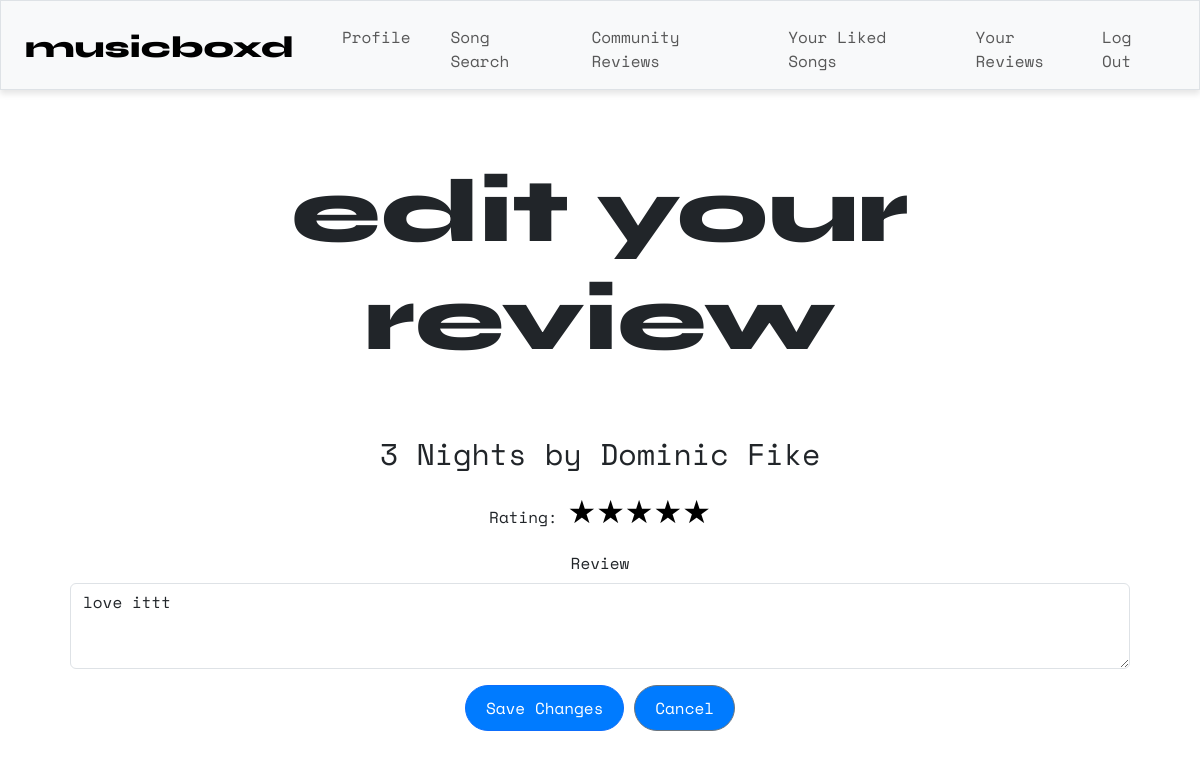
Screenshot of /edit_review/13 (signed in) with the database file from the repository.
### tables this page shows
CREATE TABLE songs ( id TEXT PRIMARY KEY, title TEXT NOT NULL, artist TEXT NOT NULL);

CREATE TABLE reviews ( id INTEGER PRIMARY KEY, review TEXT NOT NULL, rating INTEGER NOT NULL, user_id INTEGER NOT NULL, song_id TEXT NOT NULL, timestamp DATETIME DEFAULT CURRENT_TIMESTAMP, FOREIGN KEY (user_id) REFERENCES users (id), FOREIGN KEY (song_id) REFERENCES songs (id) );

### app.py (the view, shortened to what this page needs)
@app.route("/edit_review/<int:review_id>", methods=["GET", "POST"])
@login_required
def edit_review(review_id):
    try:
        review = db.execute("""
            SELECT reviews.*, songs.title AS song_title, songs.artist AS song_artist
            FROM reviews
            JOIN songs ON reviews.song_id = songs.id
            WHERE reviews.id = ? AND reviews.user_id = ?
        """, review_id, session["user_id"])
        if not review:
            error_message = "An error occurred while editing your review."
            return render_template("song.html", error_message=error_message, song_id=song_id)
        if request.method == "GET":
            return render_template("edit_review.html", review=review[0])
    except Exception:
        error_message = "An error occurred while editing your review."
        return render_template("profile.html", error_message=error_message)

### helpers.py (called while the page is built)
def login_required(f):
    @wraps(f)
    def decorated_function(*args, **kwargs):
        if session.get("user_id") is None:
            return redirect("/login")
        return f(*args, **kwargs)
    return decorated_function

### templates/edit_review.html (shortened to what this page needs)
{% extends "layout.html" %}
{% block main %}
<div class="container">
    <h1 class="syne">edit your<br>review</h1>
    <br>
    <h2>{{ review.song_title }} by {{ review.song_artist }}</h2>
    <form action="{{ url_for('edit_review', review_id=review.id) }}" method="POST">
        <div class="mb-3">
            <label for="rating">Rating:</label>
            <div class="stars-input">
                {% for star in range(5, 0, -1) %}
                    <label for="star{{ star }}">★</label>
                {% endfor %}
            </div>
        </div>
        <div class="mb-3">
            <label for="review" class="form-label">Review</label>
            <textarea class="form-control" id="review" name="review" rows="3">{{ review.review }}</textarea>
        </div>
        <button type="submit" class="btn btn-primary">Save Changes</button>
        <a href="{{ url_for('all_reviews') }}" class="btn btn-secondary">Cancel</a>
    </form>
</div>
{% endblock %}

### static/styles.css (style rules this page uses)
h1 { font-size: 90px; }
h2 { font-size: 30px; margin-top: 30px; margin-bottom: 15px; }
.btn { display: inline-block; padding: 10px 20px; background-color: #007bff; color: white; text-align: center; text-decoration: none; border-radius: 50px; font-size: 16px; cursor: pointer; transition: background-color 0.3s ease; }
.container { padding: 20px; }
body { background-color: #ffffff; font-family: "Space Mono"; overflow: visible; }
.syne { font-family: "Syne", sans-serif; font-optical-sizing: auto; font-weight: 800; font-style: normal; }
.stars-input { display: inline-flex; direction: rtl; }
.stars-input label { font-size: 2rem; color: #ccc; cursor: pointer; transition: color 0.2s ease-in-out; }
.stars-input input:checked ~ label, .stars-input label:hover, .stars-input label:hover ~ label { color: #000000; }

### rows the page displays
songs: song_title "3 Nights", song_artist "Dominic Fike"
reviews: review "love ittt"
